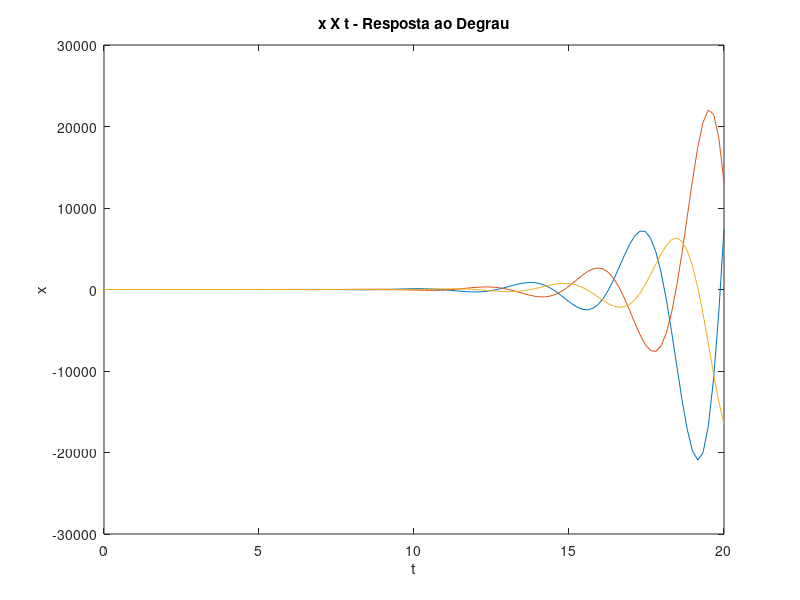

MATLAB code for this plot:
%% Testes
A = [0 1 0 ; 0 0 1 ; -4 -2 0];
B = [0 ; 0 ; 1];
C = [1 0 0];

pkg load control

%% Sistema de espaço de estados
sys = ss(A, B, C);

%% Funcao de transferencia
SYS = tf(sys);

%% Resposta ao Degrau
[Y, T, X] = step(SYS);

%% Plotando Y
%plot(T, Y);
%title("y X t - Resposta ao Degrau");
%xlabel("t");
%ylabel("y");


%% Plotando X
plot(T, X);
title("x X t - Resposta ao Degrau");
xlabel("t");
ylabel("x");
